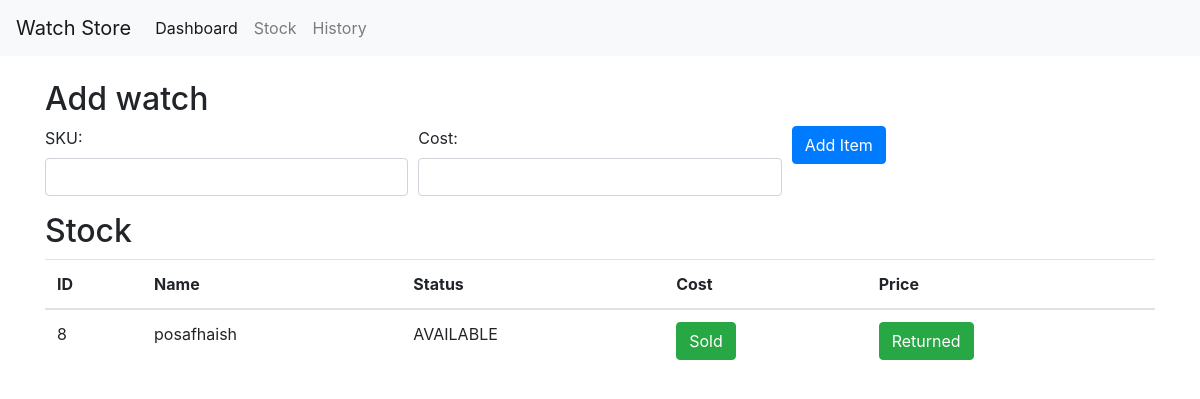
The app's page /stock (signed in) with its own data.
### app.py (models this page shows, shortened)
class Watch(db.Model):
    __tablename__ = 'watch'
    id = db.Column(db.Integer, primary_key=True)
    SKU = db.Column(db.String(255), nullable=False)
    price_buy = db.Column(db.Float, nullable=False)
    date_in = db.Column(db.TIMESTAMP, server_default=db.func.current_timestamp(), nullable=False)
    status_id = db.Column(db.Integer, db.ForeignKey('status.id'), nullable=False, default=1)
    date_out = db.Column(db.TIMESTAMP, nullable=True)
    price_sell = db.Column(db.Float, nullable=True)
    profit = db.Column(db.Float, nullable=True)
    status = db.relationship('Status', backref=db.backref('watches', lazy=True))

class Status(db.Model):
    __tablename__ = 'status'
    id = db.Column(db.Integer, primary_key=True)
    name = db.Column(db.String(20), nullable=False, unique=True)

### app.py (the view, shortened to what this page needs)
@app.route('/stock', methods=['GET', 'POST'])
def stock():
    if not session.get('logged_in'):
        return redirect(url_for('login'))
    available_watches = Watch.query.filter_by(status_id=1).all()
    return render_template('stock.html', watches=available_watches)

### templates/stock.html (shortened to what this page needs)
{% extends 'layout.html' %}
{% block content %}
<h2>Add watch</h2>
<form method="post" action="{{ url_for('stock') }}">
    <div class="form-row">
        <div class="form-group col-md-4">
            <label for="SKU">SKU:</label>
            <input type="text" class="form-control" id="SKU" name="SKU" required>
        </div>
        <div class="form-group col-md-4">
            <label for="price_buy">Cost:</label>
            <input type="text" class="form-control" id="price_buy" name="price_buy" required>
        </div>
        <div class="form-group col-md-4">
            <button type="submit" class="btn btn-primary">Add Item</button>
        </div>
    </div>
</form>
<h2>Stock</h2>
<table class="table">
    <thead>
        <tr>
            <th>ID</th>
            <th>Name</th>
            <th>Status</th>
            <th>Cost</th>
            <th>Price</th>
        </tr>
    </thead>
    <tbody>
        {% for watch in watches %}
            <tr>
                <td>{{ watch.id }}</td>
                <td>{{ watch.SKU }}</td>
                <td>{{ watch.status.name }}</td>
                <td>
                    <a href="{{ url_for('update_status', watch_id=watch.id, status_id=2) }}" class="btn btn-success">Sold</a>
                </td>
                <td>
                    <a href="{{ url_for('update_status', watch_id=watch.id, status_id=3) }}" class="btn btn-success">Returned</a>
                </td>
            </tr>
        {% endfor %}
    </tbody>
</table>
{% endblock %}

### templates/layout.html (style rules this page uses)
body { padding-top: 56px; }

### records on screen
Watch: id "8", SKU "posafhaish", status.name "AVAILABLE"
